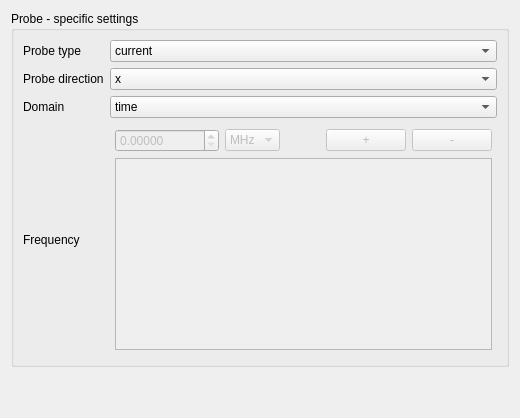
               <widget class="QWidget" name="Probe">
                <attribute name="title">
                 <string>Probe</string>
                </attribute>
                <layout class="QVBoxLayout" name="verticalLayout_48">
                 <item>
                  <widget class="QGroupBox" name="probeProbeSettingsGroup">
                   <property name="enabled">
                    <bool>true</bool>
                   </property>
                   <property name="title">
                    <string>Probe - specific settings</string>
                   </property>
                   <layout class="QGridLayout" name="gridLayout_35">
                    <item row="4" column="0">
                     <widget class="QLabel" name="label_155">
                      <property name="text">
                       <string>Frequency</string>
                      </property>
                     </widget>
                    </item>
                    <item row="1" column="1">
                     <widget class="QComboBox" name="probeProbeDirection">
                      <property name="currentText">
                       <string>x</string>
                      </property>
                      <item>
                       <property name="text">
                        <string>x</string>
                       </property>
                      </item>
                      <item>
                       <property name="text">
                        <string>y</string>
                       </property>
                      </item>
                      <item>
                       <property name="text">
                        <string>z</string>
                       </property>
                      </item>
                     </widget>
                    </item>
                    <item row="0" column="0">
                     <widget class="QLabel" name="label_156">
                      <property name="text">
                       <string>Probe type</string>
                      </property>
                     </widget>
                    </item>
                    <item row="2" column="0">
                     <widget class="QLabel" name="label_157">
                      <property name="text">
                       <string>Domain</string>
                      </property>
                     </widget>
                    </item>
                    <item row="0" column="1">
                     <widget class="QComboBox" name="probeProbeType">
                      <property name="currentText">
                       <string>current</string>
                      </property>
                      <item>
                       <property name="text">
                        <string>current</string>
                       </property>
                      </item>
                      <item>
                       <property name="text">
                        <string>voltage</string>
                       </property>
                      </item>
                      <item>
                       <property name="text">
                        <string>E field</string>
                       </property>
                      </item>
                      <item>
                       <property name="text">
                        <string>H field</string>
                       </property>
                      </item>
                     </widget>
                    </item>
                    <item row="2" column="1">
                     <widget class="QComboBox" name="probeProbeDomain">
                      <property name="currentText">
                       <string>time</string>
                      </property>
                      <item>
                       <property name="text">
                        <string>time</string>
                       </property>
                      </item>
                      <item>
                       <property name="text">
                        <string>frequency</string>
                       </property>
                      </item>
                     </widget>
                    </item>
                    <item row="1" column="0">
                     <widget class="QLabel" name="label_158">
                      <property name="text">
                       <string>Probe direction</string>
                      </property>
                     </widget>
                    </item>
                    <item row="4" column="1">
                     <layout class="QVBoxLayout" name="verticalLayout_49">
                      <property name="leftMargin">
                       <number>5</number>
                      </property>
                      <property name="topMargin">
                       <number>5</number>
                      </property>
                      <property name="rightMargin">
                       <number>5</number>
                      </property>
                      <property name="bottomMargin">
                       <number>5</number>
                      </property>
                      <item>
                       <layout class="QHBoxLayout" name="horizontalLayout_88">
                        <item>
                         <widget class="QDoubleSpinBox" name="probeProbeFrequencyInput">
                          <property name="enabled">
                           <bool>false</bool>
                          </property>
                          <property name="decimals">
                           <number>5</number>
                          </property>
                          <property name="maximum">
                           <double>10000000.000000000000000</double>
                          </property>
                          <property name="singleStep">
                           <double>0.100000000000000</double>
                          </property>
                         </widget>
                        </item>
                        <item>
                         <widget class="QComboBox" name="probeProbeFrequencyUnits">
                          <property name="enabled">
                           <bool>false</bool>
                          </property>
                          <property name="currentIndex">
                           <number>2</number>
                          </property>
                          <item>
                           <property name="text">
                            <string>Hz</string>
                           </property>
                          </item>
                          <item>
                           <property name="text">
                            <string>kHz</string>
                           </property>
                          </item>
                          <item>
                           <property name="text">
                            <string>MHz</string>
                           </property>
                          </item>
                          <item>
                           <property name="text">
                            <string>GHz</string>
                           </property>
                          </item>
                         </widget>
                        </item>
                        <item>
                         <spacer name="horizontalSpacer_77">
                          <property name="orientation">
                           <enum>Qt::Orientation::Horizontal</enum>
                          </property>
                          <property name="sizeType">
                           <enum>QSizePolicy::Policy::Preferred</enum>
                          </property>
                          <property name="sizeHint" stdset="0">
                           <size>
                            <width>40</width>
                            <height>20</height>
                           </size>
                          </property>
                         </spacer>
                        </item>
                        <item>
                         <widget class="QPushButton" name="probeProbeFrequencyAddButton">
                          <property name="enabled">
                           <bool>false</bool>
                          </property>
                          <property name="text">
                           <string>+</string>
                          </property>
                         </widget>
                        </item>
                        <item>
                         <widget class="QPushButton" name="probeProbeFrequencyRemoveButton">
                          <property name="enabled">
                           <bool>false</bool>
                          </property>
                          <property name="text">
                           <string>-</string>
                          </property>
                         </widget>
                        </item>
                       </layout>
                      </item>
                      <item>
                       <widget class="QListWidget" name="probeProbeFrequencyList">
                        <property name="enabled">
                         <bool>false</bool>
                        </property>
                        <property name="sizePolicy">
                         <sizepolicy hsizetype="Preferred" vsizetype="Preferred">
                          <horstretch>0</horstretch>
                          <verstretch>0</verstretch>
                         </sizepolicy>
                        </property>
                       </widget>
                      </item>
                     </layout>
                    </item>
                   </layout>
                  </widget>
                 </item>
                 <item>
                  <spacer name="verticalSpacer_37">
                   <property name="orientation">
                    <enum>Qt::Orientation::Vertical</enum>
                   </property>
                   <property name="sizeHint" stdset="0">
                    <size>
                     <width>20</width>
                     <height>40</height>
                    </size>
                   </property>
                  </spacer>
                 </item>
                </layout>
               </widget>
